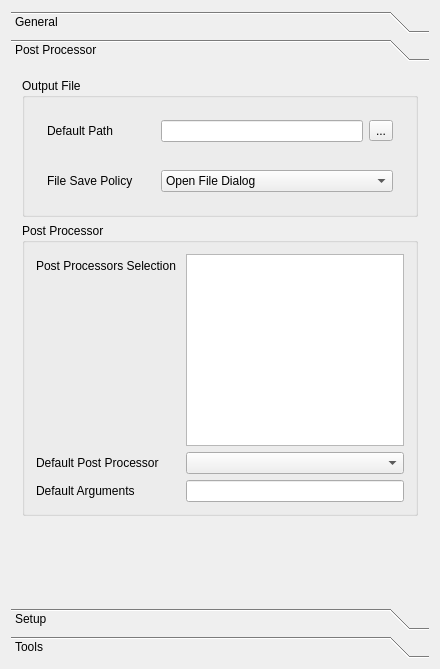
<?xml version="1.0" encoding="UTF-8"?>
<ui version="4.0">
 <class>Gui::Dialog::DlgSettingsPath</class>
 <widget class="QWidget" name="Gui::Dialog::DlgSettingsPath">
  <property name="geometry">
   <rect>
    <x>0</x>
    <y>0</y>
    <width>440</width>
    <height>669</height>
   </rect>
  </property>
  <property name="windowTitle">
   <string>Job Preferences</string>
  </property>
  <layout class="QVBoxLayout">
   <item>
    <widget class="QToolBox" name="toolBox">
     <property name="currentIndex">
      <number>1</number>
     </property>
     <widget class="QWidget" name="page">
      <property name="geometry">
       <rect>
        <x>0</x>
        <y>0</y>
        <width>424</width>
        <height>529</height>
       </rect>
      </property>
      <attribute name="label">
       <string>General</string>
      </attribute>
      <layout class="QVBoxLayout" name="verticalLayout_2">
       <item>
        <widget class="QGroupBox" name="groupBox_4">
         <property name="title">
          <string>Defaults</string>
         </property>
         <layout class="QGridLayout" name="gridLayout_2">
          <item row="0" column="1">
           <widget class="QLineEdit" name="leDefaultFilePath">
            <property name="toolTip">
             <string>&lt;html&gt;&lt;head/&gt;&lt;body&gt;&lt;p&gt;Path to look for templates, post processors, tool tables and other external files.&lt;/p&gt;&lt;p&gt;&lt;br/&gt;&lt;/p&gt;&lt;p&gt;If left empty the macro directory is used.&lt;/p&gt;&lt;/body&gt;&lt;/html&gt;</string>
            </property>
           </widget>
          </item>
          <item row="0" column="0">
           <widget class="QLabel" name="label_7">
            <property name="text">
             <string>Path</string>
            </property>
           </widget>
          </item>
          <item row="0" column="3">
           <widget class="QToolButton" name="tbDefaultFilePath">
            <property name="text">
             <string>...</string>
            </property>
           </widget>
          </item>
          <item row="1" column="0">
           <widget class="QLabel" name="label_8">
            <property name="text">
             <string>Template</string>
            </property>
           </widget>
          </item>
          <item row="1" column="1">
           <widget class="QLineEdit" name="leDefaultJobTemplate">
            <property name="toolTip">
             <string>&lt;html&gt;&lt;head/&gt;&lt;body&gt;&lt;p&gt;The default template to be selected when creating a new Job. &lt;/p&gt;&lt;p&gt;&lt;br/&gt;&lt;/p&gt;&lt;p&gt;This can be helpful when almost all jobs will be processed by the same machine with a similar setup.&lt;/p&gt;&lt;p&gt;&lt;br/&gt;&lt;/p&gt;&lt;p&gt;If left empty no template will be preselected.&lt;/p&gt;&lt;/body&gt;&lt;/html&gt;</string>
            </property>
           </widget>
          </item>
          <item row="1" column="3">
           <widget class="QToolButton" name="tbDefaultJobTemplate">
            <property name="text">
             <string>...</string>
            </property>
           </widget>
          </item>
         </layout>
        </widget>
       </item>
       <item>
        <widget class="QGroupBox" name="groupBox_3">
         <property name="title">
          <string>Geometry</string>
         </property>
         <layout class="QGridLayout" name="gridLayout">
          <item row="0" column="0">
           <widget class="QWidget" name="widget_5" native="true">
            <layout class="QGridLayout" name="gridLayout_4">
             <item row="0" column="1">
              <widget class="Gui::InputField" name="geometryTolerance">
               <property name="toolTip">
                <string>Default value for new Jobs, used for computing Paths.  Smaller increases accuracy, but slows down computation</string>
               </property>
              </widget>
             </item>
             <item row="0" column="0">
              <widget class="QLabel" name="label_6">
               <property name="text">
                <string>Default Geometry Tolerance</string>
               </property>
              </widget>
             </item>
             <item row="1" column="1">
              <widget class="Gui::InputField" name="curveAccuracy"/>
             </item>
             <item row="1" column="0">
              <widget class="QLabel" name="label_12">
               <property name="text">
                <string>Default Curve Accuracy</string>
               </property>
              </widget>
             </item>
            </layout>
           </widget>
          </item>
         </layout>
        </widget>
       </item>
       <item>
        <spacer name="verticalSpacer">
         <property name="orientation">
          <enum>Qt::Vertical</enum>
         </property>
         <property name="sizeHint" stdset="0">
          <size>
           <width>20</width>
           <height>40</height>
          </size>
         </property>
        </spacer>
       </item>
      </layout>
     </widget>
     <widget class="QWidget" name="page_2">
      <property name="geometry">
       <rect>
        <x>0</x>
        <y>0</y>
        <width>443</width>
        <height>516</height>
       </rect>
      </property>
      <attribute name="label">
       <string>Post Processor</string>
      </attribute>
      <layout class="QVBoxLayout" name="verticalLayout">
       <item>
        <widget class="QGroupBox" name="groupBox_2">
         <property name="sizePolicy">
          <sizepolicy hsizetype="Preferred" vsizetype="Minimum">
           <horstretch>0</horstretch>
           <verstretch>0</verstretch>
          </sizepolicy>
         </property>
         <property name="title">
          <string>Output File</string>
         </property>
         <layout class="QFormLayout" name="formLayout_2">
          <property name="fieldGrowthPolicy">
           <enum>QFormLayout::AllNonFixedFieldsGrow</enum>
          </property>
          <item row="1" column="0">
           <widget class="QWidget" name="widget_2" native="true">
            <layout class="QHBoxLayout" name="horizontalLayout_3">
             <item>
              <widget class="QLabel" name="label_4">
               <property name="text">
                <string>Default Path</string>
               </property>
              </widget>
             </item>
            </layout>
           </widget>
          </item>
          <item row="1" column="1">
           <widget class="QWidget" name="widget" native="true">
            <property name="sizePolicy">
             <sizepolicy hsizetype="Preferred" vsizetype="Preferred">
              <horstretch>0</horstretch>
              <verstretch>0</verstretch>
             </sizepolicy>
            </property>
            <layout class="QHBoxLayout" name="horizontalLayout_2">
             <item>
              <widget class="QLineEdit" name="leOutputFile">
               <property name="toolTip">
                <string>&lt;html&gt;&lt;head/&gt;&lt;body&gt;&lt;p&gt;Enter a path and optionally file name (see below) to be used as the default for the post processor export.&lt;/p&gt;&lt;p&gt;The following substitutions are performed before the name is resolved at the time of the post processing:&lt;/p&gt;&lt;p&gt;%D ... directory of the active document&lt;br/&gt;%d ... name of the active document (with extension)&lt;br/&gt;%M ... user macro directory&lt;br/&gt;%j ... name of the active Job object&lt;/p&gt;&lt;p&gt;The following example store all files with the same name as the document the directory /home/freecad (please remove quotes):&lt;/p&gt;&lt;p&gt;&amp;quot;/home/cnc/%d.g-code&amp;quot;&lt;/p&gt;&lt;p&gt;See the file save policy below on how to deal with name conflicts.&lt;/p&gt;&lt;/body&gt;&lt;/html&gt;</string>
               </property>
              </widget>
             </item>
             <item>
              <widget class="QToolButton" name="tbOutputFile">
               <property name="text">
                <string>...</string>
               </property>
              </widget>
             </item>
            </layout>
           </widget>
          </item>
          <item row="2" column="0">
           <widget class="QWidget" name="widget_3" native="true">
            <layout class="QHBoxLayout" name="horizontalLayout_4">
             <item>
              <widget class="QLabel" name="label_5">
               <property name="text">
                <string>File Save Policy</string>
               </property>
              </widget>
             </item>
            </layout>
           </widget>
          </item>
          <item row="2" column="1">
           <widget class="QWidget" name="widget_4" native="true">
            <layout class="QHBoxLayout" name="horizontalLayout_5">
             <item>
              <widget class="QComboBox" name="cboOutputPolicy">
               <property name="sizePolicy">
                <sizepolicy hsizetype="Preferred" vsizetype="Fixed">
                 <horstretch>0</horstretch>
                 <verstretch>0</verstretch>
                </sizepolicy>
               </property>
               <property name="toolTip">
                <string notr="true">&lt;html&gt;&lt;head/&gt;&lt;body&gt;&lt;p&gt;Choose how to deal with potential file name conflicts. Always open a dialog, only open a dialog if the output file already exists, overwrite any existing file or add a unique (3 digit) sequential ID to the file name.&lt;/p&gt;&lt;/body&gt;&lt;/html&gt;</string>
               </property>
               <item>
                <property name="text">
                 <string>Open File Dialog</string>
                </property>
               </item>
               <item>
                <property name="text">
                 <string>Open File Dialog on conflict</string>
                </property>
               </item>
               <item>
                <property name="text">
                 <string>Overwrite existing file</string>
                </property>
               </item>
               <item>
                <property name="text">
                 <string>Append Unique ID on conflict</string>
                </property>
               </item>
              </widget>
             </item>
            </layout>
           </widget>
          </item>
         </layout>
        </widget>
       </item>
       <item>
        <widget class="QGroupBox" name="groupBox">
         <property name="title">
          <string>Post Processor</string>
         </property>
         <layout class="QFormLayout" name="formLayout">
          <property name="fieldGrowthPolicy">
           <enum>QFormLayout::AllNonFixedFieldsGrow</enum>
          </property>
          <item row="0" column="0">
           <widget class="QLabel" name="label_3">
            <property name="text">
             <string>Post Processors Selection </string>
            </property>
           </widget>
          </item>
          <item row="0" column="1">
           <widget class="QListWidget" name="postProcessorList">
            <property name="mouseTracking">
             <bool>true</bool>
            </property>
            <property name="toolTip">
             <string>&lt;html&gt;&lt;head/&gt;&lt;body&gt;&lt;p&gt;It doesn't seem there are any post processor scripts installed. Please add some into your macro directory and make sure the file name ends with &amp;quot;_post.py&amp;quot;.&lt;/p&gt;&lt;/body&gt;&lt;/html&gt;</string>
            </property>
           </widget>
          </item>
          <item row="1" column="0">
           <widget class="QLabel" name="label">
            <property name="text">
             <string>Default Post Processor</string>
            </property>
           </widget>
          </item>
          <item row="1" column="1">
           <widget class="QComboBox" name="defaultPostProcessor">
            <property name="toolTip">
             <string>&lt;html&gt;&lt;head/&gt;&lt;body&gt;&lt;p&gt;Select one of the post processors as the default.&lt;/p&gt;&lt;/body&gt;&lt;/html&gt;</string>
            </property>
            <property name="prefEntry" stdset="0">
             <string>DefaultPostProcessor</string>
            </property>
            <property name="prefPath" stdset="0">
             <string>Mod/Path</string>
            </property>
           </widget>
          </item>
          <item row="3" column="0">
           <widget class="QLabel" name="label_2">
            <property name="text">
             <string>Default Arguments</string>
            </property>
           </widget>
          </item>
          <item row="3" column="1">
           <widget class="QLineEdit" name="defaultPostProcessorArgs">
            <property name="toolTip">
             <string>&lt;html&gt;&lt;head/&gt;&lt;body&gt;&lt;p&gt;Optional arguments passed to the default Post Processor specified above. See the Post Processor's documentation for supported arguments.&lt;/p&gt;&lt;/body&gt;&lt;/html&gt;</string>
            </property>
            <property name="prefEntry" stdset="0">
             <cstring>DefaultPostProcessorArgs</cstring>
            </property>
            <property name="prefPath" stdset="0">
             <cstring>Mod/Path</cstring>
            </property>
           </widget>
          </item>
         </layout>
        </widget>
       </item>
       <item>
        <spacer name="verticalSpacer_2">
         <property name="orientation">
          <enum>Qt::Vertical</enum>
         </property>
         <property name="sizeHint" stdset="0">
          <size>
           <width>20</width>
           <height>40</height>
          </size>
         </property>
        </spacer>
       </item>
      </layout>
     </widget>
     <widget class="QWidget" name="page_3">
      <property name="geometry">
       <rect>
        <x>0</x>
        <y>0</y>
        <width>424</width>
        <height>529</height>
       </rect>
      </property>
      <attribute name="label">
       <string>Setup</string>
      </attribute>
      <layout class="QVBoxLayout" name="verticalLayout_3">
       <item>
        <widget class="QGroupBox" name="stockGroup">
         <property name="title">
          <string>Stock</string>
         </property>
         <property name="checkable">
          <bool>true</bool>
         </property>
         <property name="checked">
          <bool>false</bool>
         </property>
         <layout class="QVBoxLayout" name="verticalLayout_5">
          <property name="spacing">
           <number>0</number>
          </property>
          <item>
           <widget class="QComboBox" name="stock">
            <property name="currentIndex">
             <number>2</number>
            </property>
            <item>
             <property name="text">
              <string>Create Box</string>
             </property>
            </item>
            <item>
             <property name="text">
              <string>Create Cylinder</string>
             </property>
            </item>
            <item>
             <property name="text">
              <string>Extend Model's Bound Box</string>
             </property>
            </item>
           </widget>
          </item>
          <item>
           <spacer name="horizontalSpacer">
            <property name="orientation">
             <enum>Qt::Horizontal</enum>
            </property>
            <property name="sizeHint" stdset="0">
             <size>
              <width>40</width>
              <height>6</height>
             </size>
            </property>
           </spacer>
          </item>
          <item>
           <widget class="QFrame" name="stockFromBase">
            <layout class="QGridLayout" name="gridLayout_9">
             <item row="1" column="3">
              <widget class="Gui::InputField" name="stockExtYpos"/>
             </item>
             <item row="0" column="1">
              <widget class="QLabel" name="stockExtXLabel">
               <property name="text">
                <string>Ext. X</string>
               </property>
              </widget>
             </item>
             <item row="0" column="3">
              <widget class="Gui::InputField" name="stockExtXpos">
               <property name="sizePolicy">
                <sizepolicy hsizetype="Expanding" vsizetype="Fixed">
                 <horstretch>0</horstretch>
                 <verstretch>0</verstretch>
                </sizepolicy>
               </property>
              </widget>
             </item>
             <item row="1" column="1">
              <widget class="QLabel" name="stockExtYLabel">
               <property name="text">
                <string>Ext. Y</string>
               </property>
              </widget>
             </item>
             <item row="0" column="2">
              <widget class="Gui::InputField" name="stockExtXneg"/>
             </item>
             <item row="2" column="1">
              <widget class="QLabel" name="stockExtZLabel">
               <property name="text">
                <string>Ext. Z</string>
               </property>
              </widget>
             </item>
             <item row="2" column="2">
              <widget class="Gui::InputField" name="stockExtZneg"/>
             </item>
             <item row="2" column="3">
              <widget class="Gui::InputField" name="stockExtZpos"/>
             </item>
             <item row="1" column="2">
              <widget class="Gui::InputField" name="stockExtYneg"/>
             </item>
            </layout>
           </widget>
          </item>
          <item>
           <widget class="QFrame" name="stockCreateCylinder">
            <layout class="QGridLayout" name="gridLayout_10">
             <item row="0" column="2">
              <widget class="Gui::InputField" name="stockCylinderRadius"/>
             </item>
             <item row="1" column="2">
              <widget class="Gui::InputField" name="stockCylinderHeight"/>
             </item>
             <item row="0" column="1">
              <widget class="QLabel" name="stockCylinderRadiusLabel">
               <property name="text">
                <string>Radius</string>
               </property>
              </widget>
             </item>
             <item row="1" column="1">
              <widget class="QLabel" name="stockCylinderHeightLabel">
               <property name="text">
                <string>Height</string>
               </property>
              </widget>
             </item>
            </layout>
           </widget>
          </item>
          <item>
           <widget class="QFrame" name="stockCreateBox">
            <layout class="QGridLayout" name="gridLayout_11">
             <item row="0" column="1">
              <widget class="QLabel" name="stockBoxLengthLabel">
               <property name="text">
                <string>Length</string>
               </property>
              </widget>
             </item>
             <item row="1" column="1">
              <widget class="QLabel" name="stockBoxWidthLabel">
               <property name="text">
                <string>Width</string>
               </property>
              </widget>
             </item>
             <item row="0" column="2">
              <widget class="Gui::InputField" name="stockBoxLength"/>
             </item>
             <item row="2" column="2">
              <widget class="Gui::InputField" name="stockBoxHeight"/>
             </item>
             <item row="1" column="2">
              <widget class="Gui::InputField" name="stockBoxWidth"/>
             </item>
             <item row="2" column="1">
              <widget class="QLabel" name="stockBoxHeightLabel">
               <property name="text">
                <string>Height</string>
               </property>
              </widget>
             </item>
            </layout>
           </widget>
          </item>
          <item>
           <spacer name="horizontalSpacer_2">
            <property name="orientation">
             <enum>Qt::Horizontal</enum>
            </property>
            <property name="sizeHint" stdset="0">
             <size>
              <width>40</width>
              <height>20</height>
             </size>
            </property>
           </spacer>
          </item>
          <item>
           <widget class="QGroupBox" name="stockPlacementGroup">
            <property name="title">
             <string>Placement</string>
            </property>
            <property name="checkable">
             <bool>true</bool>
            </property>
            <property name="checked">
             <bool>false</bool>
            </property>
            <layout class="QGridLayout" name="gridLayout_3">
             <item row="0" column="2">
              <widget class="Gui::InputField" name="stockAngle"/>
             </item>
             <item row="4" column="0">
              <widget class="QLabel" name="label_10">
               <property name="text">
                <string>Position</string>
               </property>
              </widget>
             </item>
             <item row="3" column="0">
              <widget class="QLabel" name="label_11">
               <property name="text">
                <string>Axis</string>
               </property>
              </widget>
             </item>
             <item row="4" column="2">
              <widget class="Gui::InputField" name="stockPositionX"/>
             </item>
             <item row="0" column="0">
              <widget class="QLabel" name="label_9">
               <property name="text">
                <string>Angle</string>
               </property>
              </widget>
             </item>
             <item row="4" column="3">
              <widget class="Gui::InputField" name="stockPositionY"/>
             </item>
             <item row="4" column="4">
              <widget class="Gui::InputField" name="stockPositionZ"/>
             </item>
             <item row="3" column="2">
              <widget class="QDoubleSpinBox" name="stockAxisX">
               <property name="buttonSymbols">
                <enum>QAbstractSpinBox::NoButtons</enum>
               </property>
              </widget>
             </item>
             <item row="3" column="3">
              <widget class="QDoubleSpinBox" name="stockAxisY">
               <property name="buttonSymbols">
                <enum>QAbstractSpinBox::NoButtons</enum>
               </property>
              </widget>
             </item>
             <item row="3" column="4">
              <widget class="QDoubleSpinBox" name="stockAxisZ">
               <property name="buttonSymbols">
                <enum>QAbstractSpinBox::NoButtons</enum>
               </property>
              </widget>
             </item>
            </layout>
           </widget>
          </item>
         </layout>
        </widget>
       </item>
       <item>
        <spacer name="verticalSpacer_3">
         <property name="orientation">
          <enum>Qt::Vertical</enum>
         </property>
         <property name="sizeHint" stdset="0">
          <size>
           <width>20</width>
           <height>13</height>
          </size>
         </property>
        </spacer>
       </item>
      </layout>
     </widget>
     <widget class="QWidget" name="page_4">
      <property name="geometry">
       <rect>
        <x>0</x>
        <y>0</y>
        <width>424</width>
        <height>529</height>
       </rect>
      </property>
      <attribute name="label">
       <string>Tools</string>
      </attribute>
      <layout class="QVBoxLayout" name="verticalLayout_4">
       <item>
        <widget class="QCheckBox" name="toolsUseLegacy">
         <property name="toolTip">
          <string>&lt;html&gt;&lt;head/&gt;&lt;body&gt;&lt;p&gt;Legacy Tools have no accurate shape representation and are stored in the user preferences of FreeCAD.&lt;/p&gt;&lt;/body&gt;&lt;/html&gt;</string>
         </property>
         <property name="text">
          <string>Use Legacy Tools</string>
         </property>
        </widget>
       </item>
       <item>
        <widget class="QCheckBox" name="toolsAbsolutePaths">
         <property name="toolTip">
          <string>&lt;html&gt;&lt;head/&gt;&lt;body&gt;&lt;p&gt;References to Tool Bits and their shapes can either be stored with an absolute path or with a relative path to the search path.&lt;/p&gt;&lt;p&gt;Generally it is recommended to use relative paths due to their flexibility and robustness to layout changes.&lt;/p&gt;&lt;p&gt;Should multiple tools or tool shapes with the same name exist in different directories it can be required to use absolute paths. &lt;/p&gt;&lt;/body&gt;&lt;/html&gt;</string>
         </property>
         <property name="text">
          <string>Store Absolute Paths</string>
         </property>
        </widget>
       </item>
       <item>
        <spacer name="verticalSpacer_4">
         <property name="orientation">
          <enum>Qt::Vertical</enum>
         </property>
         <property name="sizeHint" stdset="0">
          <size>
           <width>20</width>
           <height>40</height>
          </size>
         </property>
        </spacer>
       </item>
      </layout>
     </widget>
    </widget>
   </item>
  </layout>
 </widget>
 <layoutdefault spacing="6" margin="11"/>
 <pixmapfunction>qPixmapFromMimeSource</pixmapfunction>
 <customwidgets>
  <customwidget>
   <class>Gui::InputField</class>
   <extends>QLineEdit</extends>
   <header>Gui/InputField.h</header>
  </customwidget>
 </customwidgets>
 <tabstops>
  <tabstop>leDefaultFilePath</tabstop>
  <tabstop>tbDefaultFilePath</tabstop>
  <tabstop>leDefaultJobTemplate</tabstop>
  <tabstop>tbDefaultJobTemplate</tabstop>
  <tabstop>geometryTolerance</tabstop>
  <tabstop>leOutputFile</tabstop>
  <tabstop>tbOutputFile</tabstop>
  <tabstop>cboOutputPolicy</tabstop>
  <tabstop>postProcessorList</tabstop>
  <tabstop>defaultPostProcessor</tabstop>
  <tabstop>defaultPostProcessorArgs</tabstop>
  <tabstop>stockGroup</tabstop>
  <tabstop>stock</tabstop>
  <tabstop>stockExtXneg</tabstop>
  <tabstop>stockExtXpos</tabstop>
  <tabstop>stockExtYneg</tabstop>
  <tabstop>stockExtYpos</tabstop>
  <tabstop>stockExtZneg</tabstop>
  <tabstop>stockExtZpos</tabstop>
  <tabstop>stockCylinderRadius</tabstop>
  <tabstop>stockCylinderHeight</tabstop>
  <tabstop>stockBoxLength</tabstop>
  <tabstop>stockBoxWidth</tabstop>
  <tabstop>stockBoxHeight</tabstop>
  <tabstop>stockPlacementGroup</tabstop>
  <tabstop>stockAngle</tabstop>
  <tabstop>stockAxisX</tabstop>
  <tabstop>stockAxisY</tabstop>
  <tabstop>stockAxisZ</tabstop>
  <tabstop>stockPositionX</tabstop>
  <tabstop>stockPositionY</tabstop>
  <tabstop>stockPositionZ</tabstop>
 </tabstops>
 <resources/>
 <connections/>
</ui>
